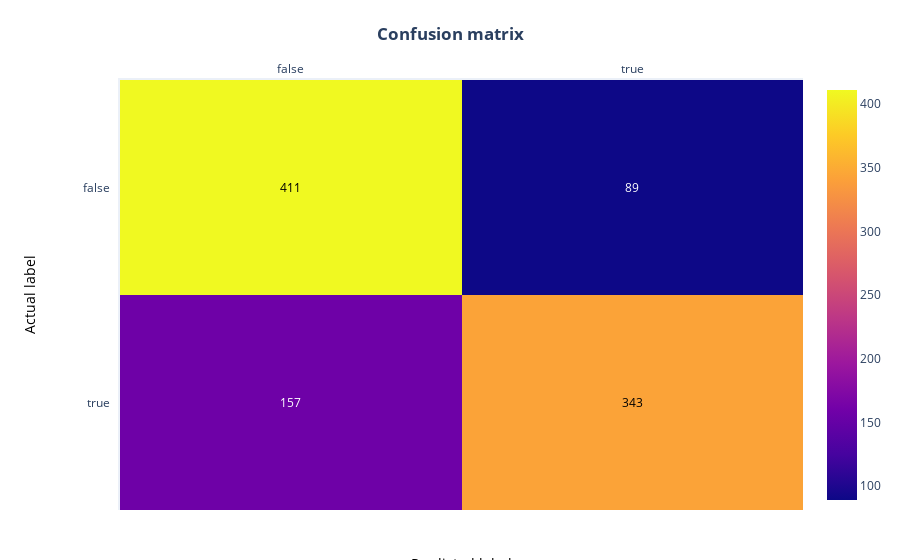

The notebook cell saved with this chart:
### Markdown cell above
As expected, we see a noticeable drop in accuracy using a different set.

Again, let's visually analyze its performance:

### Code cell
# plot new confusion matrix
# Create the list of unique labels in the test set to use in our plot
unique_targets = sorted(list(balanced_dataset["is_hiker"].unique()))

# Convert values to lower case so the plot code can count the outcomes
x = y = [str(s).lower() for s in unique_targets]

# Plot the matrix above as a heatmap with annotations (values) in its cells
fig = ff.create_annotated_heatmap(cm, x, y)

# Set titles and ordering
fig.update_layout(  title_text="<b>Confusion matrix</b>", 
                    yaxis = dict(categoryorder = "category descending")
                    )

fig.add_annotation(dict(font=dict(color="black",size=14),
                        x=0.5,
                        y=-0.15,
                        showarrow=False,
                        text="Predicted label",
                        xref="paper",
                        yref="paper"))

fig.add_annotation(dict(font=dict(color="black",size=14),
                        x=-0.15,
                        y=0.5,
                        showarrow=False,
                        text="Actual label",
                        textangle=-90,
                        xref="paper",
                        yref="paper"))

# We need margins so the titles fit
fig.update_layout(margin=dict(t=80, r=20, l=120, b=50))
fig['data'][0]['showscale'] = True
fig.show()

### Figure 1 — Plotly figure (JSON) as saved in the notebook; plotly's stock layout.template omitted (floating-point values rounded to 4 significant figures)
{"data": [{"colorscale": [[0, "#0d0887"], [0.1111, "#46039f"], [0.2222, "#7201a8"], [0.3333, "#9c179e"], [0.4444, "#bd3786"], [0.5556, "#d8576b"], [0.6667, "#ed7953"], [0.7778, "#fb9f3a"], [0.8889, "#fdca26"], [1, "#f0f921"]], "reversescale": false, "showscale": true, "x": ["false", "true"], "y": ["false", "true"], "z": [[411, 89], [157, 343]], "type": "heatmap"}], "layout": {"annotations": [{"font": {"color": "#000000"}, "showarrow": false, "text": "411", "x": "false", "xref": "x", "y": "false", "yref": "y"}, {"font": {"color": "#FFFFFF"}, "showarrow": false, "text": "89", "x": "true", "xref": "x", "y": "false", "yref": "y"}, {"font": {"color": "#FFFFFF"}, "showarrow": false, "text": "157", "x": "false", "xref": "x", "y": "true", "yref": "y"}, {"font": {"color": "#000000"}, "showarrow": false, "text": "343", "x": "true", "xref": "x", "y": "true", "yref": "y"}, {"font": {"color": "black", "size": 14}, "showarrow": false, "text": "Predicted label", "x": 0.5, "xref": "paper", "y": -0.15, "yref": "paper"}, {"font": {"color": "black", "size": 14}, "showarrow": false, "text": "Actual label", "textangle": -90, "x": -0.15, "xref": "paper", "y": 0.5, "yref": "paper"}], "xaxis": {"dtick": 1, "gridcolor": "rgb(0, 0, 0)", "side": "top", "ticks": ""}, "yaxis": {"dtick": 1, "ticks": "", "ticksuffix": "  ", "categoryorder": "category descending"}, "title": {"text": "<b>Confusion matrix</b>"}, "margin": {"t": 80, "r": 20, "l": 120, "b": 50}}}
